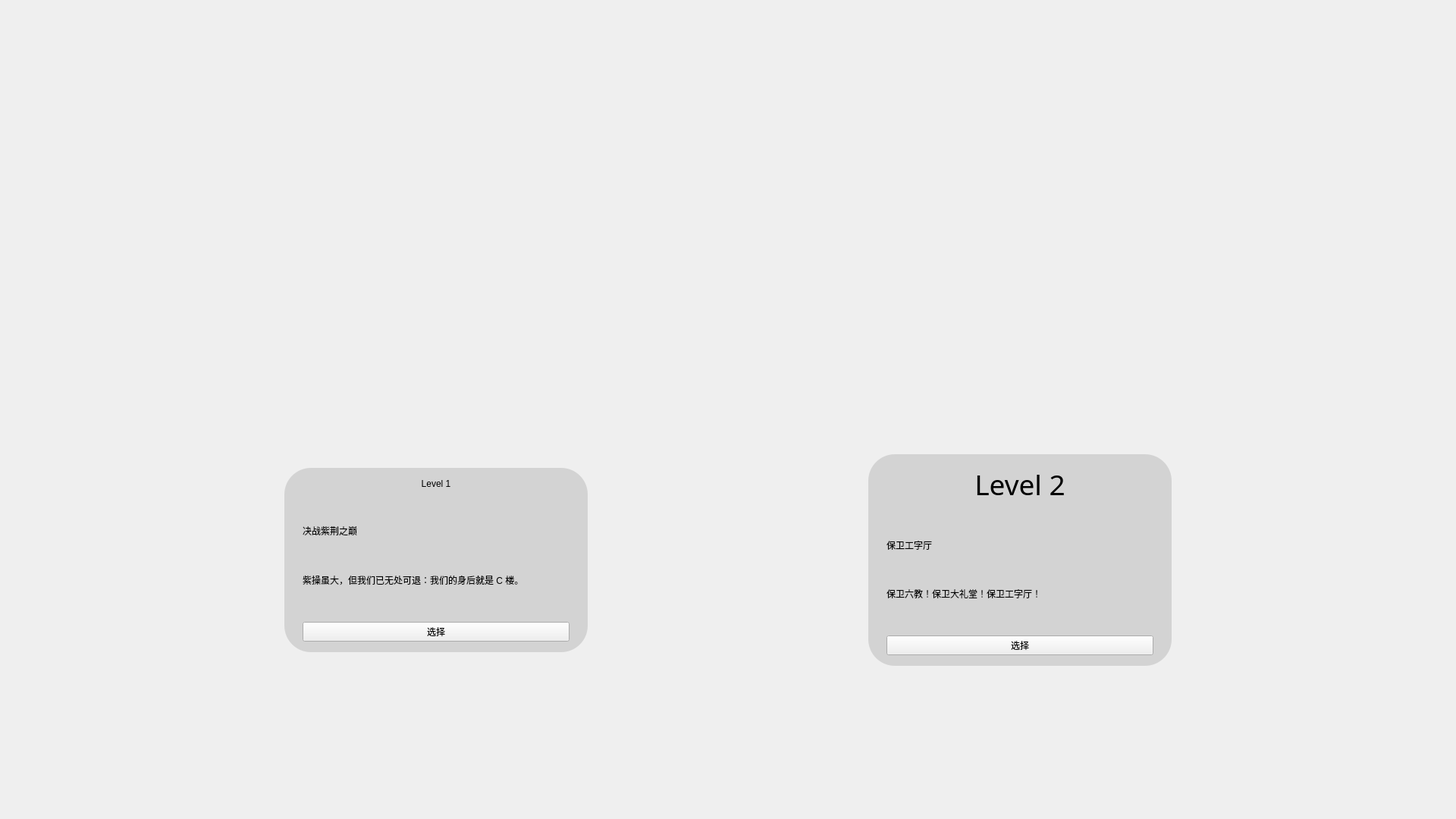
<?xml version="1.0" encoding="UTF-8"?>
<ui version="4.0">
 <class>ChooseLevelWindow</class>
 <widget class="QMainWindow" name="ChooseLevelWindow">
  <property name="geometry">
   <rect>
    <x>0</x>
    <y>0</y>
    <width>1920</width>
    <height>1080</height>
   </rect>
  </property>
  <property name="sizePolicy">
   <sizepolicy hsizetype="Fixed" vsizetype="Fixed">
    <horstretch>0</horstretch>
    <verstretch>0</verstretch>
   </sizepolicy>
  </property>
  <property name="windowTitle">
   <string>关卡选择....</string>
  </property>
  <property name="styleSheet">
   <string notr="true"/>
  </property>
  <widget class="QWidget" name="mainWidget">
   <property name="styleSheet">
    <string notr="true">#mainWidget{
	image: url(:/images/chooselevel.jpg)
}
.QGroupBox {
	padding: 5% 15%;
	border-radius: 35;
	background-color:  #D3D3D3;
	color: #FFFFFF;
}</string>
   </property>
   <layout class="QGridLayout" name="gridLayout">
    <item row="0" column="1">
     <spacer name="verticalSpacer_11">
      <property name="orientation">
       <enum>Qt::Vertical</enum>
      </property>
      <property name="sizeHint" stdset="0">
       <size>
        <width>20</width>
        <height>209</height>
       </size>
      </property>
     </spacer>
    </item>
    <item row="0" column="3">
     <spacer name="verticalSpacer_12">
      <property name="orientation">
       <enum>Qt::Vertical</enum>
      </property>
      <property name="sizeHint" stdset="0">
       <size>
        <width>20</width>
        <height>209</height>
       </size>
      </property>
     </spacer>
    </item>
    <item row="1" column="1">
     <spacer name="verticalSpacer_7">
      <property name="orientation">
       <enum>Qt::Vertical</enum>
      </property>
      <property name="sizeHint" stdset="0">
       <size>
        <width>20</width>
        <height>210</height>
       </size>
      </property>
     </spacer>
    </item>
    <item row="1" column="3" rowspan="2">
     <spacer name="verticalSpacer_8">
      <property name="orientation">
       <enum>Qt::Vertical</enum>
      </property>
      <property name="sizeHint" stdset="0">
       <size>
        <width>20</width>
        <height>213</height>
       </size>
      </property>
     </spacer>
    </item>
    <item row="2" column="1" rowspan="2">
     <spacer name="verticalSpacer_5">
      <property name="orientation">
       <enum>Qt::Vertical</enum>
      </property>
      <property name="sizeHint" stdset="0">
       <size>
        <width>20</width>
        <height>209</height>
       </size>
      </property>
     </spacer>
    </item>
    <item row="3" column="3">
     <spacer name="verticalSpacer_6">
      <property name="orientation">
       <enum>Qt::Vertical</enum>
      </property>
      <property name="sizeHint" stdset="0">
       <size>
        <width>20</width>
        <height>105</height>
       </size>
      </property>
     </spacer>
    </item>
    <item row="4" column="0">
     <spacer name="horizontalSpacer">
      <property name="orientation">
       <enum>Qt::Horizontal</enum>
      </property>
      <property name="sizeHint" stdset="0">
       <size>
        <width>560</width>
        <height>20</height>
       </size>
      </property>
     </spacer>
    </item>
    <item row="4" column="1">
     <widget class="QGroupBox" name="levelbox_1">
      <property name="sizePolicy">
       <sizepolicy hsizetype="Maximum" vsizetype="Maximum">
        <horstretch>0</horstretch>
        <verstretch>0</verstretch>
       </sizepolicy>
      </property>
      <property name="minimumSize">
       <size>
        <width>400</width>
        <height>0</height>
       </size>
      </property>
      <property name="maximumSize">
       <size>
        <width>800</width>
        <height>16777215</height>
       </size>
      </property>
      <property name="styleSheet">
       <string notr="true">	font: 18pt &quot;楷体&quot;;
</string>
      </property>
      <property name="title">
       <string/>
      </property>
      <layout class="QVBoxLayout" name="verticalLayout">
       <item>
        <widget class="QLabel" name="label">
         <property name="styleSheet">
          <string notr="true">font: 75 28pt &quot;微软雅黑&quot;;</string>
         </property>
         <property name="text">
          <string>Level 1</string>
         </property>
         <property name="alignment">
          <set>Qt::AlignCenter</set>
         </property>
        </widget>
       </item>
       <item>
        <spacer name="verticalSpacer_13">
         <property name="orientation">
          <enum>Qt::Vertical</enum>
         </property>
         <property name="sizeHint" stdset="0">
          <size>
           <width>20</width>
           <height>40</height>
          </size>
         </property>
        </spacer>
       </item>
       <item>
        <widget class="QLabel" name="name_1">
         <property name="text">
          <string>决战紫荆之巅</string>
         </property>
        </widget>
       </item>
       <item>
        <spacer name="verticalSpacer_2">
         <property name="orientation">
          <enum>Qt::Vertical</enum>
         </property>
         <property name="sizeHint" stdset="0">
          <size>
           <width>20</width>
           <height>41</height>
          </size>
         </property>
        </spacer>
       </item>
       <item>
        <widget class="QLabel" name="description_1">
         <property name="text">
          <string>紫操虽大，但我们已无处可退：我们的身后就是 C 楼。</string>
         </property>
         <property name="wordWrap">
          <bool>true</bool>
         </property>
        </widget>
       </item>
       <item>
        <spacer name="verticalSpacer">
         <property name="orientation">
          <enum>Qt::Vertical</enum>
         </property>
         <property name="sizeHint" stdset="0">
          <size>
           <width>20</width>
           <height>40</height>
          </size>
         </property>
        </spacer>
       </item>
       <item>
        <widget class="QPushButton" name="startButton_1">
         <property name="text">
          <string>选择</string>
         </property>
        </widget>
       </item>
      </layout>
     </widget>
    </item>
    <item row="4" column="2">
     <spacer name="horizontalSpacer_2">
      <property name="orientation">
       <enum>Qt::Horizontal</enum>
      </property>
      <property name="sizeHint" stdset="0">
       <size>
        <width>559</width>
        <height>20</height>
       </size>
      </property>
     </spacer>
    </item>
    <item row="4" column="3">
     <widget class="QGroupBox" name="levelbox_2">
      <property name="sizePolicy">
       <sizepolicy hsizetype="Maximum" vsizetype="Maximum">
        <horstretch>0</horstretch>
        <verstretch>0</verstretch>
       </sizepolicy>
      </property>
      <property name="minimumSize">
       <size>
        <width>400</width>
        <height>0</height>
       </size>
      </property>
      <property name="maximumSize">
       <size>
        <width>800</width>
        <height>16777215</height>
       </size>
      </property>
      <property name="font">
       <font>
        <family>楷体</family>
        <pointsize>20</pointsize>
        <weight>50</weight>
        <italic>false</italic>
        <bold>false</bold>
       </font>
      </property>
      <property name="styleSheet">
       <string notr="true">	font: 18pt &quot;楷体&quot;;
</string>
      </property>
      <property name="title">
       <string/>
      </property>
      <property name="flat">
       <bool>false</bool>
      </property>
      <layout class="QVBoxLayout" name="verticalLayout_2">
       <item>
        <widget class="QLabel" name="label_2">
         <property name="font">
          <font>
           <family>微软雅黑</family>
           <pointsize>28</pointsize>
           <weight>9</weight>
           <italic>false</italic>
           <bold>false</bold>
          </font>
         </property>
         <property name="styleSheet">
          <string notr="true">font: 75 28pt &quot;微软雅黑&quot;;</string>
         </property>
         <property name="text">
          <string>Level 2</string>
         </property>
         <property name="alignment">
          <set>Qt::AlignCenter</set>
         </property>
        </widget>
       </item>
       <item>
        <spacer name="verticalSpacer_14">
         <property name="orientation">
          <enum>Qt::Vertical</enum>
         </property>
         <property name="sizeHint" stdset="0">
          <size>
           <width>20</width>
           <height>40</height>
          </size>
         </property>
        </spacer>
       </item>
       <item>
        <widget class="QLabel" name="name_2">
         <property name="text">
          <string>保卫工字厅</string>
         </property>
        </widget>
       </item>
       <item>
        <spacer name="verticalSpacer_3">
         <property name="orientation">
          <enum>Qt::Vertical</enum>
         </property>
         <property name="sizeHint" stdset="0">
          <size>
           <width>20</width>
           <height>40</height>
          </size>
         </property>
        </spacer>
       </item>
       <item>
        <widget class="QLabel" name="description_2">
         <property name="text">
          <string>保卫六教！保卫大礼堂！保卫工字厅！</string>
         </property>
         <property name="wordWrap">
          <bool>true</bool>
         </property>
        </widget>
       </item>
       <item>
        <spacer name="verticalSpacer_4">
         <property name="orientation">
          <enum>Qt::Vertical</enum>
         </property>
         <property name="sizeHint" stdset="0">
          <size>
           <width>20</width>
           <height>40</height>
          </size>
         </property>
        </spacer>
       </item>
       <item>
        <widget class="QPushButton" name="startButton_2">
         <property name="text">
          <string>选择</string>
         </property>
        </widget>
       </item>
      </layout>
     </widget>
    </item>
    <item row="4" column="4">
     <spacer name="horizontalSpacer_3">
      <property name="orientation">
       <enum>Qt::Horizontal</enum>
      </property>
      <property name="sizeHint" stdset="0">
       <size>
        <width>560</width>
        <height>20</height>
       </size>
      </property>
     </spacer>
    </item>
    <item row="5" column="1">
     <spacer name="verticalSpacer_9">
      <property name="orientation">
       <enum>Qt::Vertical</enum>
      </property>
      <property name="sizeHint" stdset="0">
       <size>
        <width>20</width>
        <height>209</height>
       </size>
      </property>
     </spacer>
    </item>
    <item row="5" column="3">
     <spacer name="verticalSpacer_10">
      <property name="orientation">
       <enum>Qt::Vertical</enum>
      </property>
      <property name="sizeHint" stdset="0">
       <size>
        <width>20</width>
        <height>209</height>
       </size>
      </property>
     </spacer>
    </item>
   </layout>
  </widget>
 </widget>
 <resources>
  <include location="../../resource.qrc"/>
 </resources>
 <connections/>
</ui>
